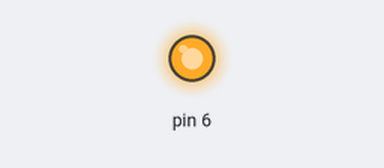
Bench run of a sketch on a simulated Arduino Uno, built with avr-gcc and run on an emulated ATmega328P. Parts: output pins drawn as LEDs (lit = HIGH).

Above: at 0.1 s.
Timing chart, 0 to 1.6 s (numbered marks = the images above):
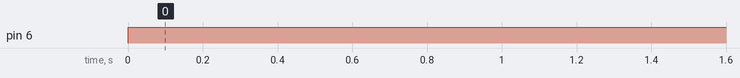

Measured:
- by itself, pin 6: LOW → HIGH at 0.00 s

The sketch:

10_16520076_01a.ino
```cpp
void setup()
{
  pinMode(6, OUTPUT);
}

void loop()
{
  digitalWrite(6, HIGH);
  delay(10); // Delay a little bit to improve simulation performance
}
```
